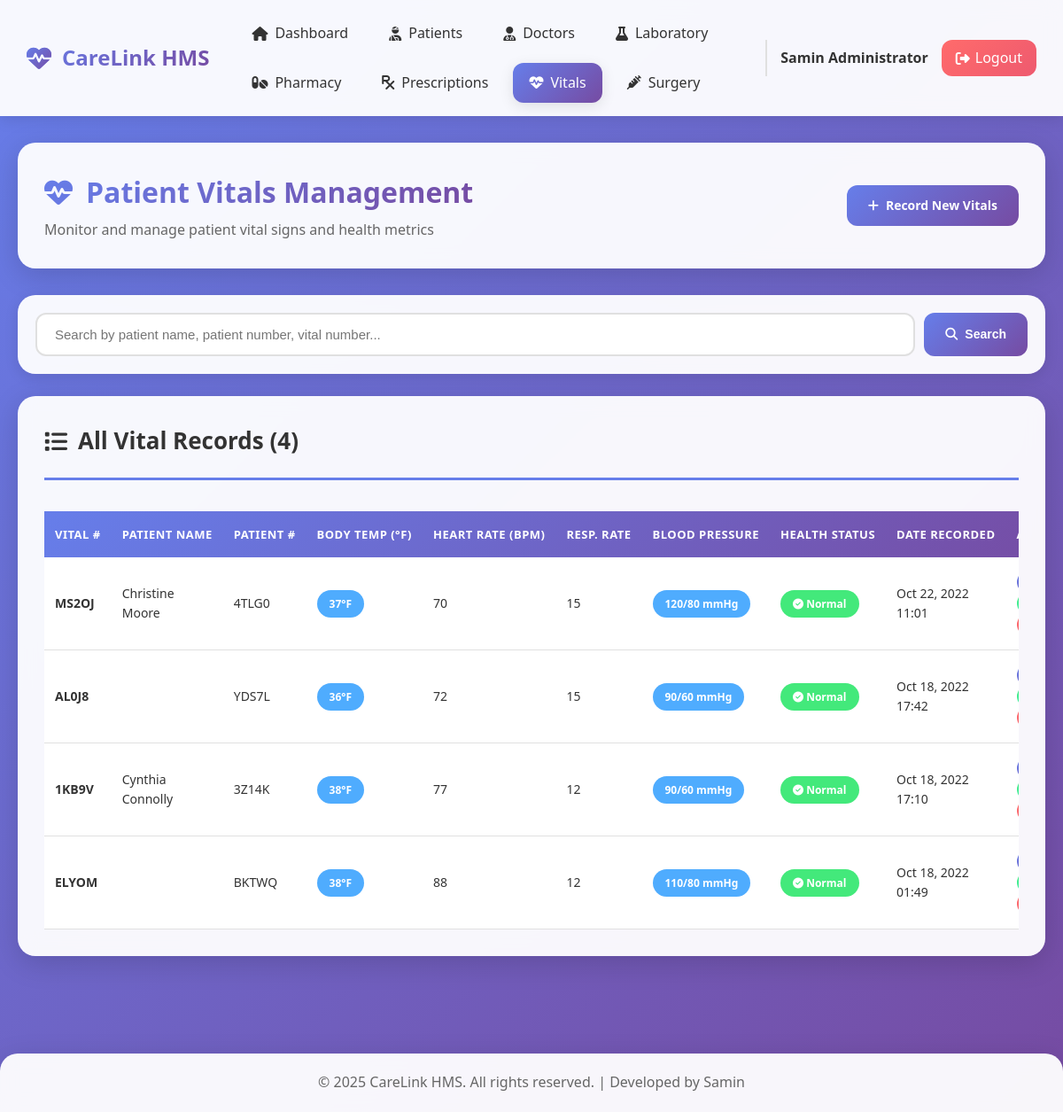
The app's page /backend/admin/vitals.php (signed in), older data.
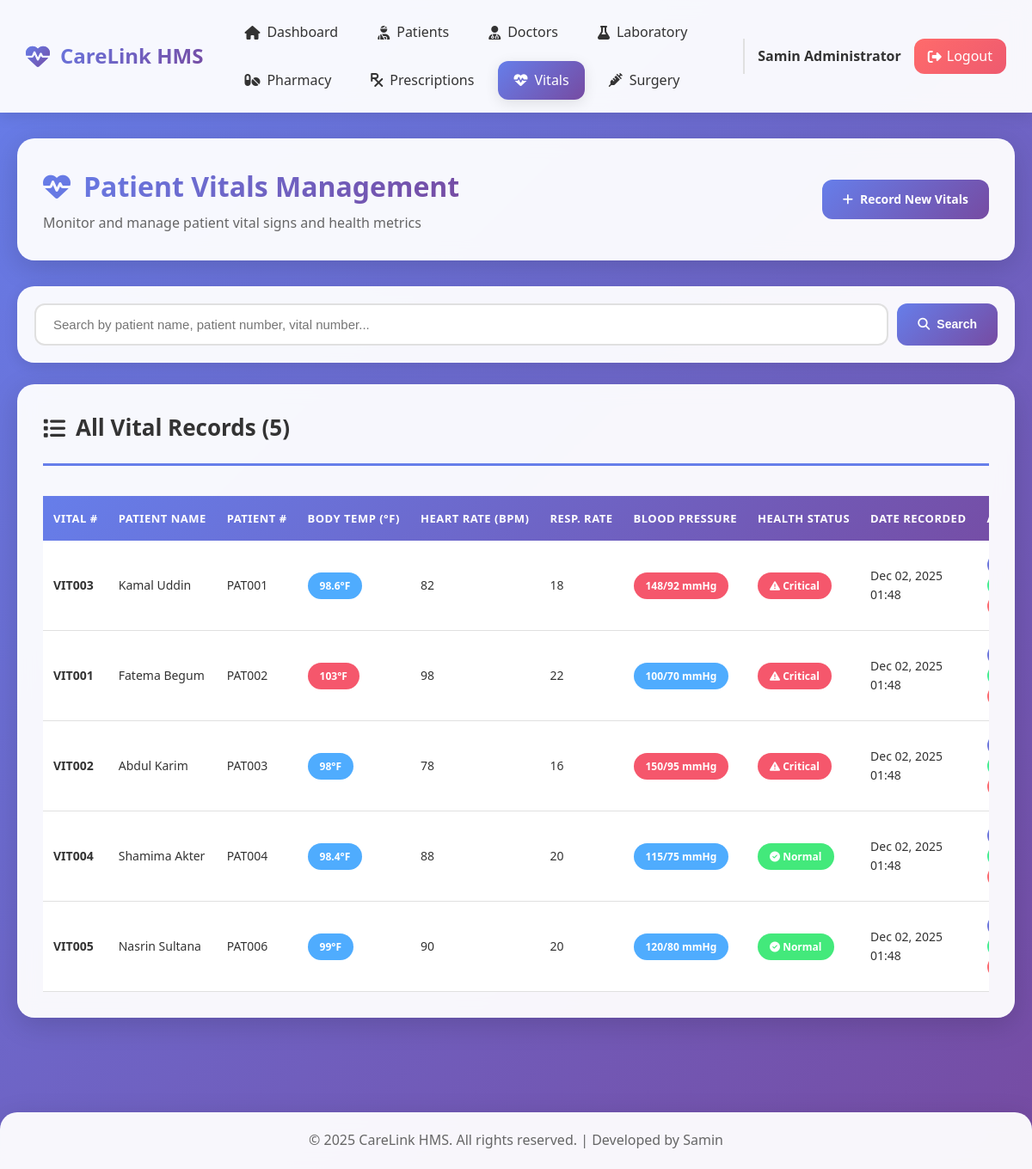
The same page, newer data.
### tables this page shows
CREATE TABLE `his_vitals` (
  `vit_id` int(11) NOT NULL,
  `vit_number` varchar(200) DEFAULT NULL,
  `vit_pat_number` varchar(200) DEFAULT NULL,
  `vit_bodytemp` varchar(200) DEFAULT NULL,
  `vit_heartpulse` varchar(200) DEFAULT NULL,
  `vit_resprate` varchar(200) DEFAULT NULL,
  `vit_bloodpress` varchar(200) DEFAULT NULL,
  `vit_daterec` timestamp(6) NOT NULL DEFAULT current_timestamp(6) ON UPDATE current_timestamp(6)
);

CREATE TABLE `his_patients` (
  `pat_id` int(11) NOT NULL,
  `pat_fname` varchar(200) DEFAULT NULL,
  `pat_lname` varchar(200) DEFAULT NULL,
  `pat_dob` varchar(200) DEFAULT NULL,
  `pat_age` varchar(200) DEFAULT NULL,
  `pat_number` varchar(200) DEFAULT NULL,
  `pat_addr` varchar(200) DEFAULT NULL,
  `pat_phone` varchar(200) DEFAULT NULL,
  `pat_type` varchar(200) DEFAULT NULL,
  `pat_date_joined` timestamp(6) NOT NULL DEFAULT current_timestamp(6) ON UPDATE current_timestamp(6),
  `pat_ailment` varchar(200) DEFAULT NULL,
  `pat_discharge_status` varchar(200) DEFAULT NULL
);

### backend/admin/vitals.php (the view, shortened to what the changed rows need)
<?php
require_once '../includes/header.php';
$vitals = mysqli_query($conn, "SELECT v.*, p.pat_fname, p.pat_lname, p.pat_ailment
                                FROM his_vitals v
                                LEFT JOIN his_patients p ON v.vit_pat_number = p.pat_number
                                ORDER BY v.vit_daterec DESC");
?>
<div class="container">
    <div class="page-header">
        <div>
            <h1><i class="fas fa-heartbeat"></i> Patient Vitals Management</h1>
        </div>
    </div>
    <div class="content-card">
        <div class="card-header">
            <h2><i class="fas fa-list"></i> All Vital Records (<?php echo mysqli_num_rows($vitals); ?>)</h2>
        </div>
        <div class="table-responsive">
            <table class="data-table">
                <thead>
                    <tr>
                        <th>Vital #</th>
                        <th>Patient Name</th>
                        <th>Patient #</th>
                        <th>Body Temp (°F)</th>
                        <th>Heart Rate (bpm)</th>
                        <th>Resp. Rate</th>
                        <th>Blood Pressure</th>
                        <th>Health Status</th>
                        <th>Date Recorded</th>
                        <th>Actions</th>
                    </tr>
                </thead>
                <tbody>
                    <?php if(mysqli_num_rows($vitals) > 0): ?>
                        <?php while ($vital = mysqli_fetch_assoc($vitals)):
                            $temp = floatval($vital['vit_bodytemp']);
                            $bp_parts = explode('/', $vital['vit_bloodpress']);
                            $systolic = isset($bp_parts[0]) ? intval($bp_parts[0]) : 120;
                            $status = 'success';
                            $status_text = 'Normal';
                            if($temp > 100 || $systolic > 140) {
                                $status = 'danger';
                                $status_text = 'Critical';
                            } elseif($temp > 99 || $systolic > 130) {
                                $status = 'warning';
                                $status_text = 'Warning';
                            }
                        ?>
                        <tr>
                            <td><strong><?php echo $vital['vit_number']; ?></strong></td>
                            <td><?php echo $vital['pat_fname'] . ' ' . $vital['pat_lname']; ?></td>
                            <td><?php echo $vital['vit_pat_number']; ?></td>
                            <td>
                                <span class="badge badge-<?php echo $temp > 100 ? 'danger' : ($temp > 99 ? 'warning' : 'info'); ?>">
                                    <?php echo $vital['vit_bodytemp']; ?>°F
                                </span>
                            </td>
                            <td><?php echo $vital['vit_heartpulse']; ?></td>
                            <td><?php echo $vital['vit_resprate']; ?></td>
                            <td>
                                <span class="badge badge-<?php echo $systolic > 140 ? 'danger' : ($systolic > 130 ? 'warning' : 'info'); ?>">
                                    <?php echo $vital['vit_bloodpress']; ?> mmHg
                                </span>
                            </td>
                            <td>
                                <span class="badge badge-<?php echo $status; ?>">
                                    <i class="fas fa-<?php echo $status == 'danger' ? 'exclamation-triangle' : ($status == 'warning' ? 'exclamation-circle' : 'check-circle'); ?>"></i>
                                    <?php echo $status_text; ?>
                                </span>
                            </td>
                            <td><?php echo date('M d, Y H:i', strtotime($vital['vit_daterec'])); ?></td>
                            <td>
                                <a href="view_vitals.php?id=<?php echo $vital['vit_id']; ?>" class="btn btn-sm btn-primary" title="View Details">
                                </a>
                                <a href="edit_vitals.php?id=<?php echo $vital['vit_id']; ?>" class="btn btn-sm btn-success" title="Edit">
                                </a>
                                <a href="delete_vitals.php?id=<?php echo $vital['vit_id']; ?>"
                                   class="btn btn-sm btn-danger"
                                   onclick="return confirm('Are you sure you want to delete this vital record?');"
                                   title="Delete">
                                </a>
                            </td>
                        </tr>
                        <?php endwhile; ?>
                    <?php endif; ?>
                </tbody>
            </table>
        </div>
    </div>
</div>
<?php require_once '../includes/footer.php'; ?>

Row changes from the older to the newer data that the page shows:
removed his_vitals: vit_number "MS2OJ", his_patients.pat_fname "Christine", his_patients.pat_lname "Moore", vit_pat_number "4TLG0", vit_bodytemp "37", vit_heartpulse "70", vit_resprate "15", vit_bloodpress "120/80", status_text "Normal", vit_daterec "Oct 22, 2022 11:01"
removed his_vitals: vit_number "1KB9V", his_patients.pat_fname "Cynthia", his_patients.pat_lname "Connolly", vit_pat_number "3Z14K", vit_bodytemp "38", vit_heartpulse "77", vit_resprate "12", vit_bloodpress "90/60", status_text "Normal", vit_daterec "Oct 18, 2022 17:10"
added his_vitals: vit_number "VIT003", his_patients.pat_fname "Kamal", his_patients.pat_lname "Uddin", vit_pat_number "PAT001", vit_bodytemp "98.6", vit_heartpulse "82", vit_resprate "18", vit_bloodpress "148/92", status_text "Critical", vit_daterec "Dec 02, 2025 01:48"
added his_vitals: vit_number "VIT001", his_patients.pat_fname "Fatema", his_patients.pat_lname "Begum", vit_pat_number "PAT002", vit_bodytemp "103", vit_heartpulse "98", vit_resprate "22", vit_bloodpress "100/70", vit_bodytemp "Critical", vit_daterec "Dec 02, 2025 01:48"
added his_vitals: vit_number "VIT002", his_patients.pat_fname "Abdul", his_patients.pat_lname "Karim", vit_pat_number "PAT003", vit_bodytemp "98", vit_heartpulse "78", vit_resprate "16", vit_bloodpress "150/95", status_text "Critical", vit_daterec "Dec 02, 2025 01:48"
changed his_vitals: vit_number "ELYOM" → "VIT004"; his_patients.pat_fname (not shown) → "Shamima"; his_patients.pat_lname (not shown) → "Akter"; vit_pat_number "BKTWQ" → "PAT004"; vit_bodytemp "38" → "98.4"; vit_resprate "12" → "20"; vit_bloodpress "110/80" → "115/75"; vit_daterec "Oct 18, 2022 01:49" → "Dec 02, 2025 01:48"; moves up the list
changed his_vitals: vit_number "AL0J8" → "VIT005"; his_patients.pat_fname (not shown) → "Nasrin"; his_patients.pat_lname (not shown) → "Sultana"; vit_pat_number "YDS7L" → "PAT006"; vit_bodytemp "36" → "99"; vit_heartpulse "72" → "90"; vit_resprate "15" → "20"; vit_bloodpress "90/60" → "120/80"; vit_daterec "Oct 18, 2022 17:42" → "Dec 02, 2025 01:48"
Text that changed along with them:
mysqli_num_rows($vitals): "4" → "5"
